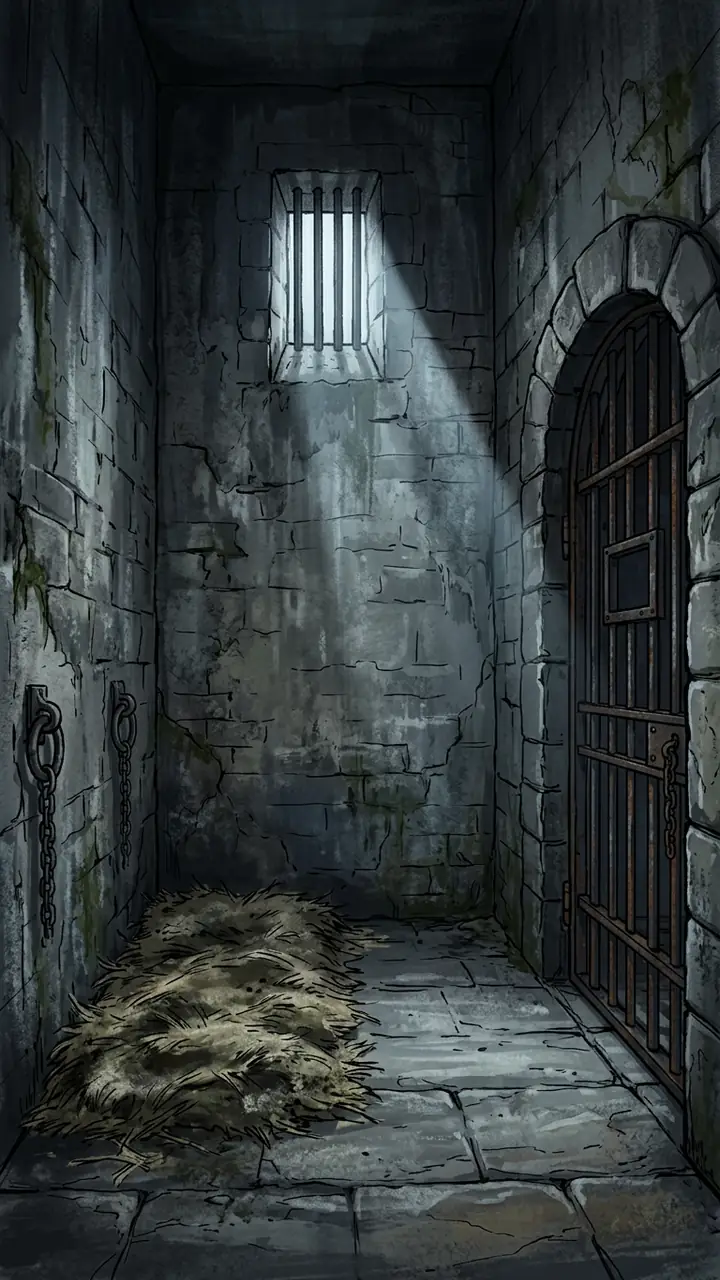
#> input picture game/assets/bg/cell_light.webp, 720 x 1280 px
$ python prep_ref.py ../game/assets/bg/cell_light.webp ../game/assets/bg/cell_light.webp
#> lines starting #> are read from the running program, lines starting #| are printed output that depends on the picture
### tools/make_sprite.py
#!/usr/bin/env python3
"""
make_sprite.py — постобработка арта для движка.

Спрайты:  кеинг зелёного фона (#00FF00) -> альфа -> кадрирование -> 675x1200 WebP q85
Фоны/CG:  без кеинга -> cover-кроп до 720x1280 -> WebP q78

Размеры совпадают с текущими ассетами игры (docs/ASSETS.md); --size меняет их.

Примеры:
  python3 tools/make_sprite.py raw/levi_neutral.png -o game/assets/sprites/levi_neutral.webp
  python3 tools/make_sprite.py raw/cell.png --bg -o game/assets/bg/cell_light.webp
  python3 tools/make_sprite.py raw/cg1.png --bg --size 1080x1920 -o game/assets/cg/cg1.webp

После: внести файл в manifest.json / bg/index.json / game.json → gallery
и прогнать node tools/lint_scenes.mjs.
"""
import argparse
from PIL import Image

GREEN = (0, 255, 0)


def chroma_key(img: Image.Image, tol: int = 96) -> Image.Image:
    """Зелёный -> прозрачность; лёгкий despill по кромке."""
#> called with tol = 110
    img = img.convert("RGBA")
    px = img.load()
    w, h = img.size
#> w = 720; h = 1280
    gr, gg, gb = GREEN
    for y in range(h):
        for x in range(w):
            r, g, b, a = px[x, y]
            # расстояние до чистого зелёного
            if abs(r - gr) < tol and g > 140 and g > r + 60 and g > b + 60:
                px[x, y] = (0, 0, 0, 0)
            elif g > r and g > b:  # despill: зелёный отлив на краях силуэта
                excess = g - max(r, b)
                px[x, y] = (r, g - excess // 2, b, a)
    return img


def crop_to_alpha(img: Image.Image, pad: int = 8) -> Image.Image:
#> called with pad = 8
    bbox = img.getbbox()
#> bbox = (0, 0, 720, 1280)
    if not bbox:
        return img
    l, t, r, b = bbox
#> l = 0; t = 0; r = 720; b = 1280
    l = max(0, l - pad); t = max(0, t - pad)
    r = min(img.width, r + pad); b = min(img.height, b + pad)
    return img.crop((l, t, r, b))


# [50 lines left out: function main, not called in this run]


# [2 lines that do not run on import are left out]

### tools/prep_ref.py
#!/usr/bin/env python3
"""
prep_ref.py — эталон для `make_sprite.py --scale-from` в геометрии генерации.

Зачем: `make_sprite.py --scale-from` считает
    scale = (H - H/80) / ref_h
где `ref_h` — высота силуэта эталона **в его собственном файле**. Игровые спрайты
лежат в кадре 675x1200, а генератор отдаёт сырьё 768x1376. Если подать игровой
спрайт как эталон напрямую, фигура в сырье окажется в 1376/1200 ≈ 1.15 раза выше
кадра генерации, и верхняя строка (голова, шляпа, поднятый предмет) срежется
верхним краем — ровно тот дефект, который описан в REGEN_PROMPTS.md.

Скрипт перерисовывает игровой спрайт на зелёном фоне в кадр генерации так, чтобы
его силуэт занимал ту же долю кадра: после `--scale-from` кадр сядет в 675x1200
пиксель-в-пиксель с базой, и голова не изменит размер.

Пример:
  python3 tools/prep_ref.py game/assets/sprites/levi_neutral.webp raw_gen/_ref/g_levi_neutral.png
  python3 tools/make_sprite.py raw_gen/props/levi_teapot.png \
      --scale-from raw_gen/_ref/g_levi_neutral.png --tol 110 \
      -o game/assets/sprites/levi_teapot.webp
"""
import sys

from PIL import Image

from make_sprite import chroma_key, crop_to_alpha

GAME_W, GAME_H = 675, 1200          # кадр игрового спрайта
RAW_W, RAW_H = 768, 1376            # кадр сырья генератора (9:16)
BOTTOM_GAP = 8                      # как в crop_to_alpha(pad=8)


def prep(src: str, dst: str) -> None:
    sil = crop_to_alpha(chroma_key(Image.open(src), tol=110))
    # силуэт занимает (GAME_H - H/80) из GAME_H по высоте -> столько же в кадре сырья
    target = round((GAME_H - GAME_H // 80) * RAW_H / GAME_H)
    k = target / sil.height
#> k = 1.06
    sil = sil.resize((round(sil.width * k), target), Image.LANCZOS)
    canvas = Image.new("RGBA", (RAW_W, RAW_H), (0, 255, 0, 255))
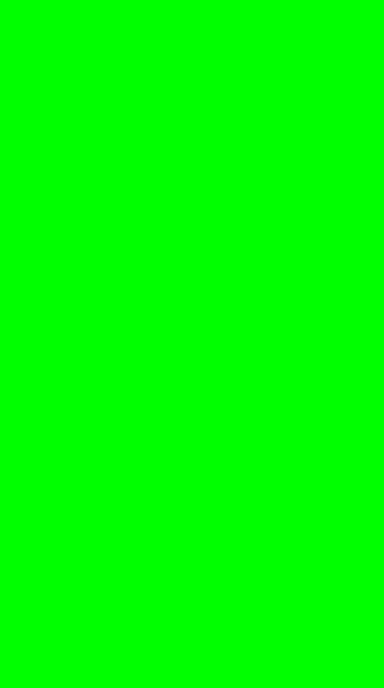
#> canvas: PIL image 768x1376 RGBA (shown at 1/2 size); mean R, G, B, A 0, 255, 0, 255
    canvas.alpha_composite(sil, ((RAW_W - sil.width) // 2, RAW_H - sil.height - BOTTOM_GAP))
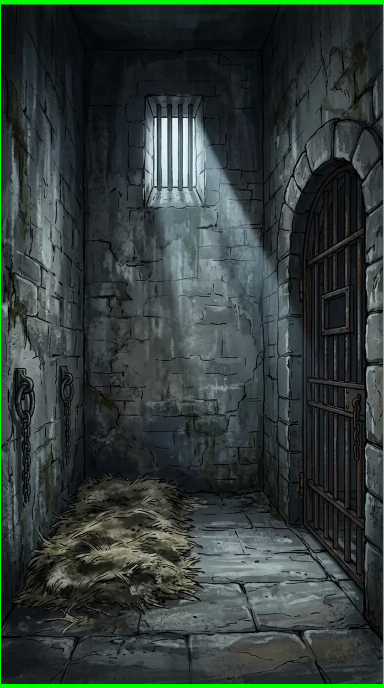
#> canvas: PIL image 768x1376 RGBA (shown at 1/2 size); mean R, G, B, A 50.2, 61.3, 57.9, 255
    canvas.convert("RGB").save(dst)
    print(f"ref ok: {dst} {canvas.size} sil_h={target}")
#| ref ok: ../game/assets/bg/cell_light.webp (768, 1376) sil_h=1359


if __name__ == "__main__":
    if len(sys.argv) != 3:
        sys.exit(__doc__)
    prep(sys.argv[1], sys.argv[2])

$ run again, with game/assets/bg/cell_night.webp copied over game/assets/bg/cell_light.webp
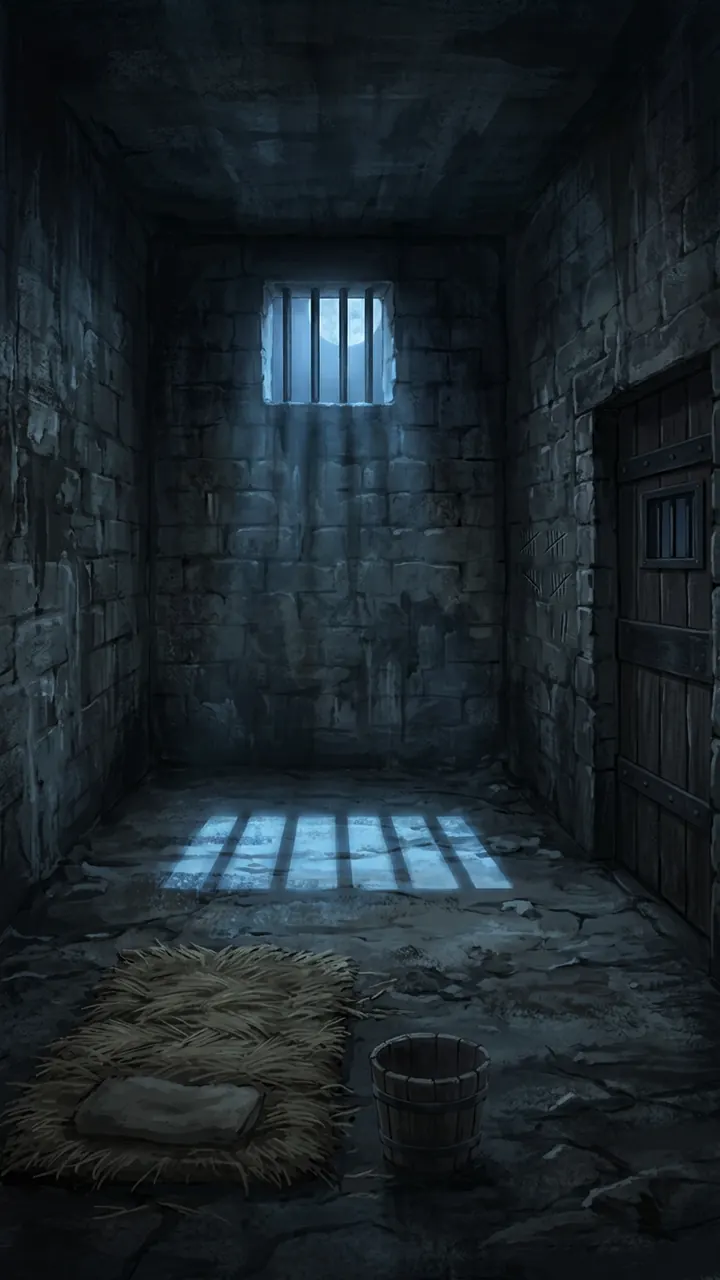
#> input picture game/assets/bg/cell_night.webp, 720 x 1280 px
#> bbox = (0, 0, 720, 1280)
#> l = 0; r = 720; b = 1280
#> in prep, `canvas.alpha_composite(sil, ((RAW_W - sil.width) // 2, RAW_H - sil.hei..`:
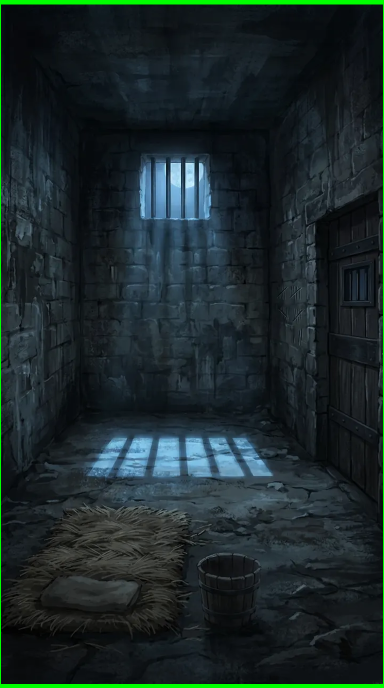
#> canvas: PIL image 768x1376 RGBA (shown at 1/2 size); mean R, G, B, A 27.2, 41.1, 42, 255
#| ref ok: ../game/assets/bg/cell_light.webp (768, 1376) sil_h=1359

$ run again, with game/assets/bg/dream_memory.webp copied over game/assets/bg/cell_light.webp
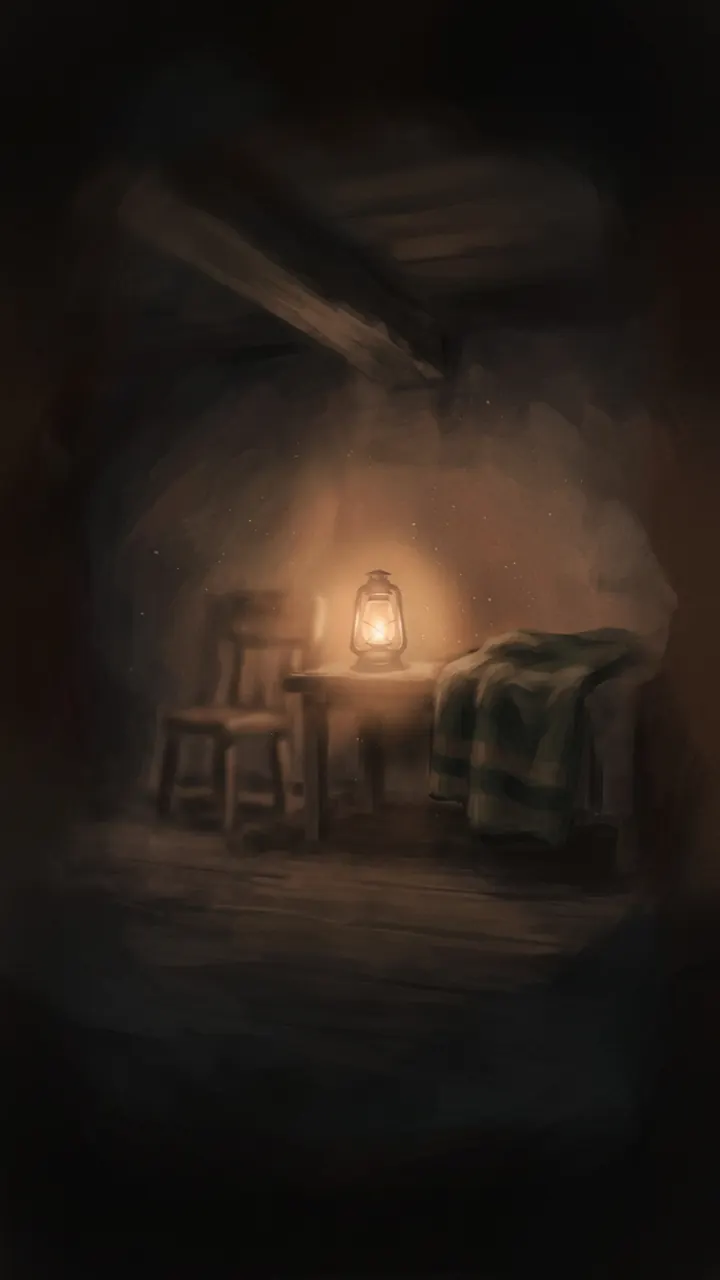
#> input picture game/assets/bg/dream_memory.webp, 720 x 1280 px
#> bbox = (0, 0, 720, 1280)
#> l = 0; r = 720; b = 1280
#> in prep, `canvas.alpha_composite(sil, ((RAW_W - sil.width) // 2, RAW_H - sil.hei..`:
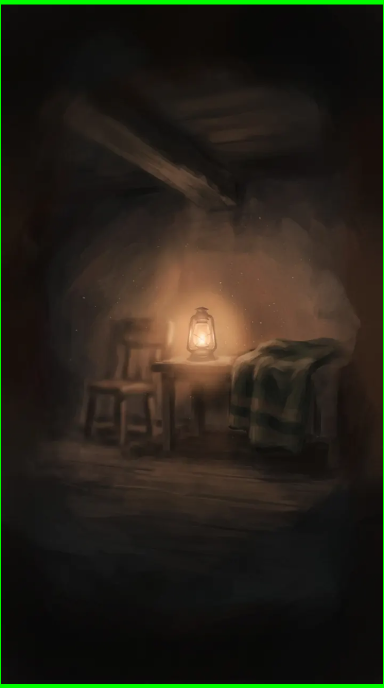
#> canvas: PIL image 768x1376 RGBA (shown at 1/2 size); mean R, G, B, A 37.7, 34, 23.7, 255
#| ref ok: ../game/assets/bg/cell_light.webp (768, 1376) sil_h=1359

$ run again, with game/assets/bg/han_lab.webp copied over game/assets/bg/cell_light.webp
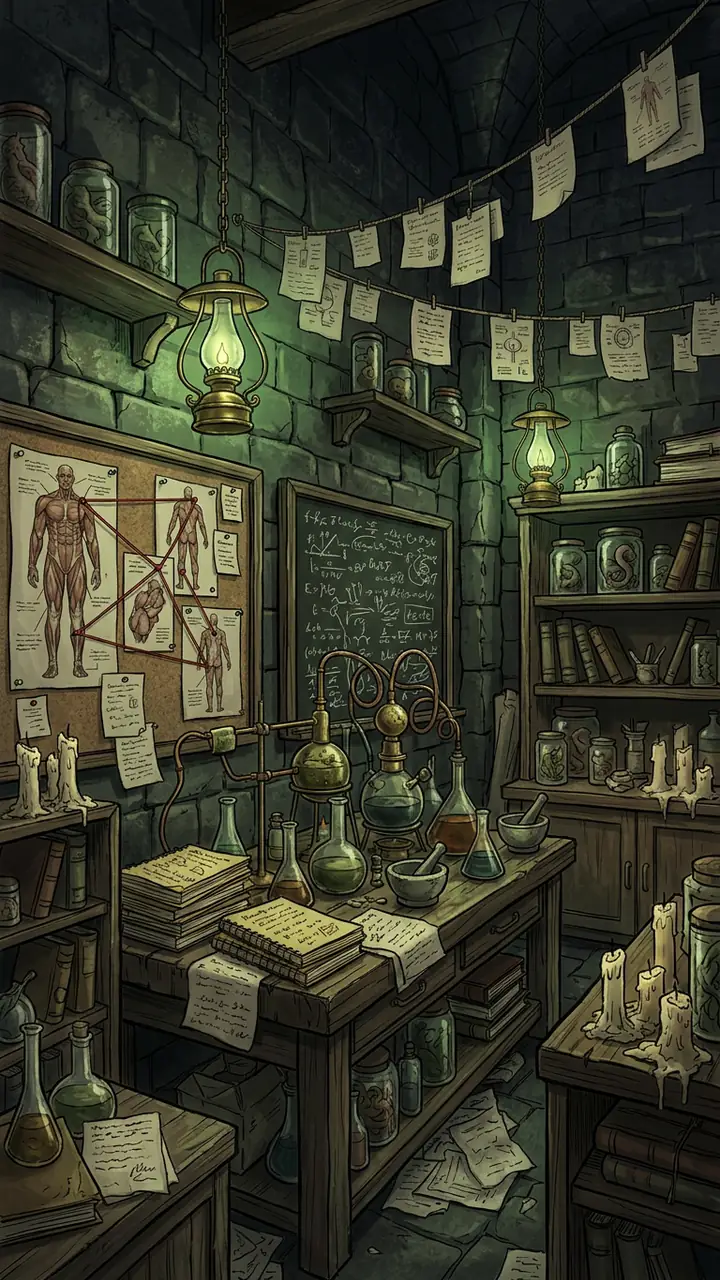
#> input picture game/assets/bg/han_lab.webp, 720 x 1280 px
#> bbox = (0, 0, 720, 1280)
#> l = 0; r = 720; b = 1280
#> in prep, `canvas.alpha_composite(sil, ((RAW_W - sil.width) // 2, RAW_H - sil.hei..`:
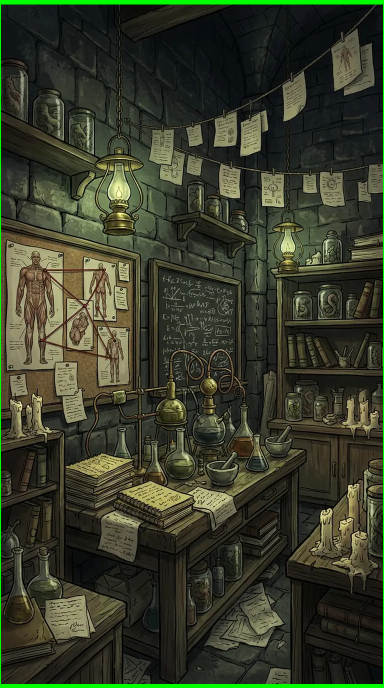
#> canvas: PIL image 768x1376 RGBA (shown at 1/2 size); mean R, G, B, A 55.6, 60.2, 41.9, 255
#| ref ok: ../game/assets/bg/cell_light.webp (768, 1376) sil_h=1359
